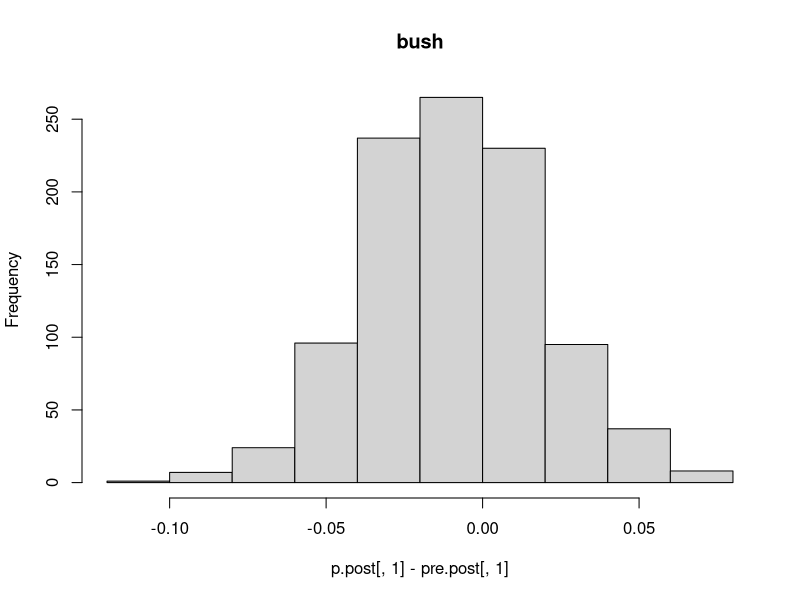
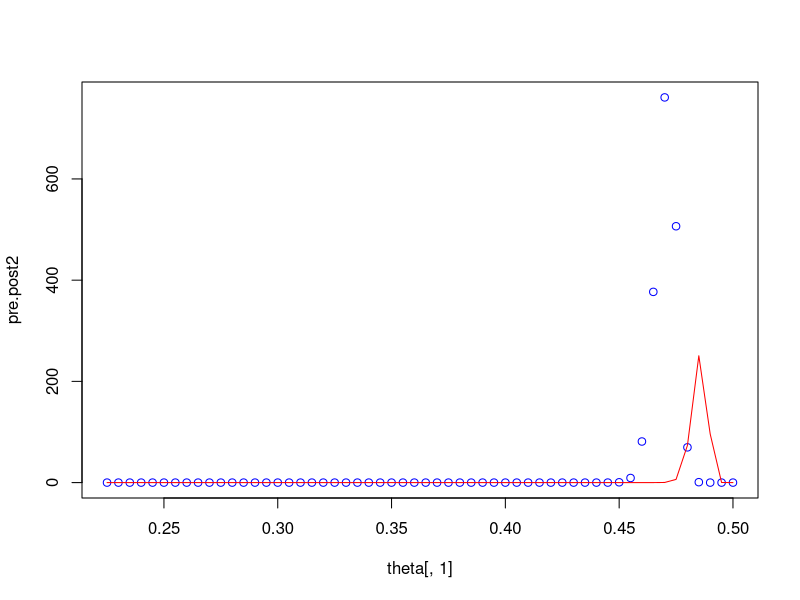
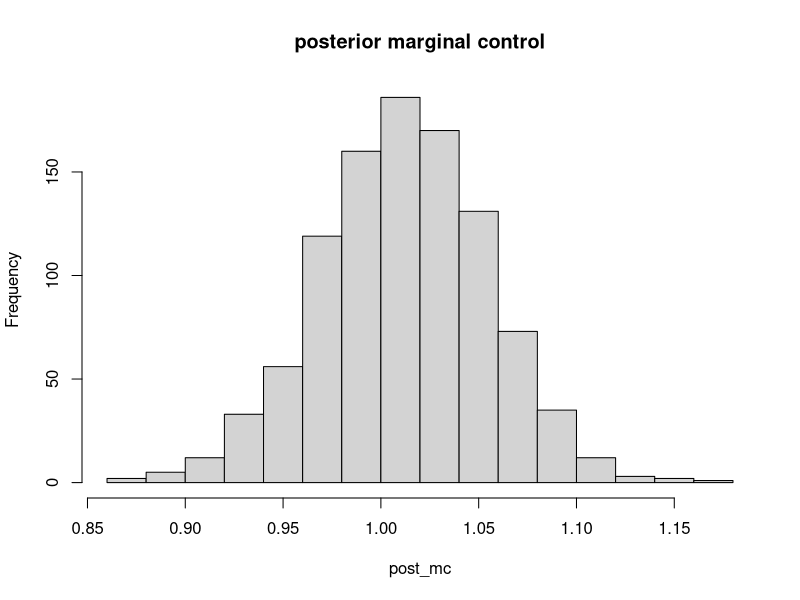
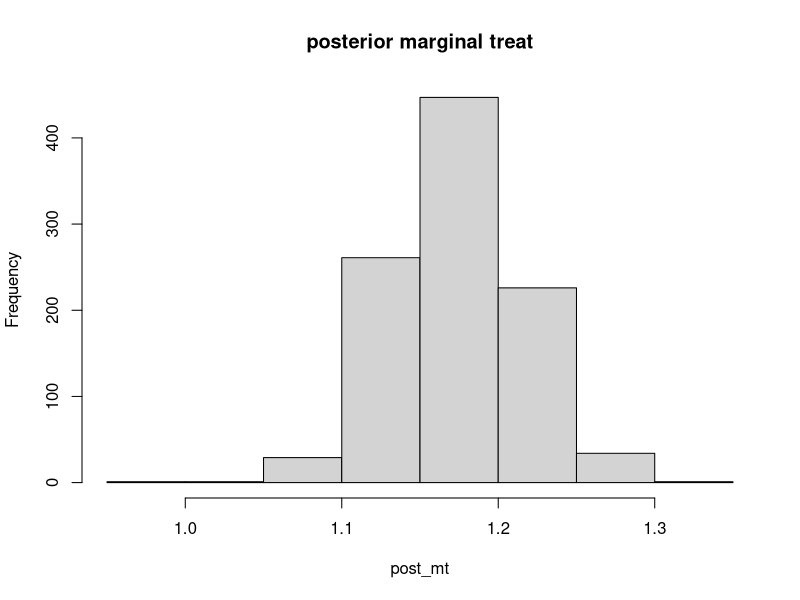
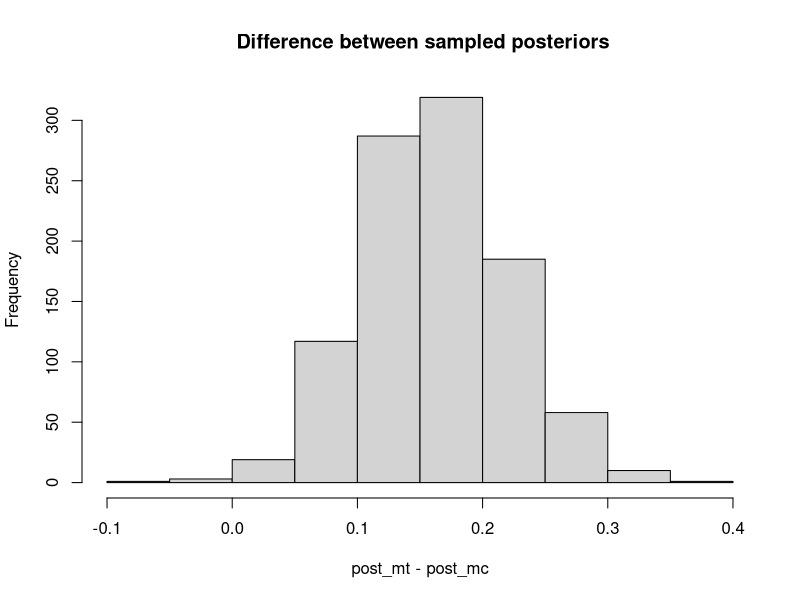
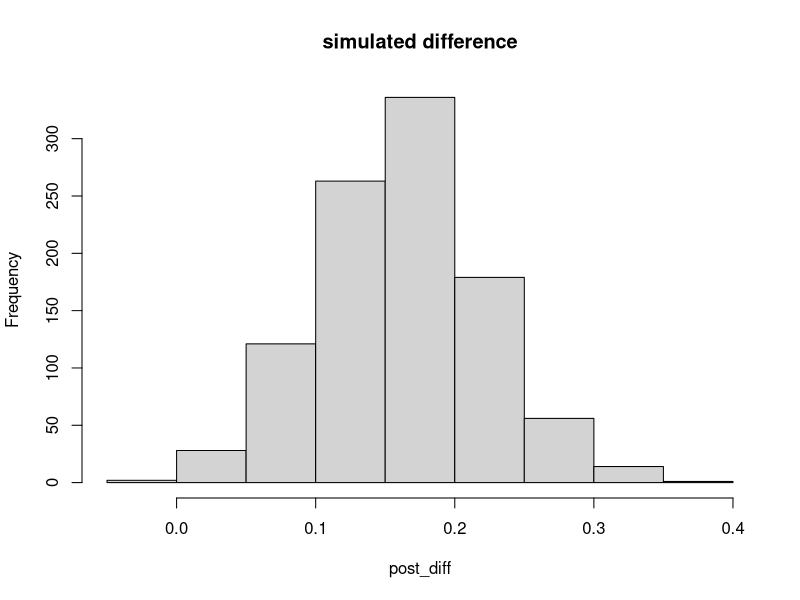

R code for these plots, in order: (Note: this script raises an error after producing the figures.)
## ---- chunk 1
debate<-data.frame(survey=c("pre","post"), bush=c(294,288), dukakis=c(307,332),none=c(38,19),total=c(639,639))

# we have 3 outcomes bush,duk, none
## we examine the proportion.

# need to set a theta parameter with sum theta =1
 theta1<-seq(0.45,1,by=0.01)/2
 theta2<-seq(0.45,1,by=0.01)/2
 theta3<-1-(theta1+theta2)
 all(theta1+theta2+theta3 ==1) ## sums to  1 for each j
 theta<-data.frame(theta1,theta2,theta3)
 ## need the pre posterior
 ## the prior alpha1, alpha2 =0 for improper prior
 library(gtools)
  pre.post<-rdirichlet(1000, c(as.numeric(debate[1,2:4])))
   p.post<-rdirichlet(1000, c(as.numeric(debate[2,2:4])))
  ## differences between bush post .vs pre
   hist(p.post[,1]-pre.post[,1],main='bush')
   table((p.post[,1]-pre.post[,1])>0) ## 0.355% supported bush post debate.
   
 pre.post2<-apply(theta,1, function(x) ddirichlet(x,as.numeric(debate[1,2:4])))
 post.post2<-apply(theta,1, function(x) ddirichlet(x,as.numeric(debate[2,2:4])))
 
  plot(theta[,1],pre.post2,col='blue',lty=2)
  lines(theta[,1],post.post2,col='red')
## ---- chunk 2
 nc =32
 nt= 36
 mc = 1.013
 sdc = 0.24
 mt = 1.173
 sdt = 0.24
 
 ### unknow true mean/variances  we only have sample data.
 ## we have two unknowns and need to find the joint posterior distribution.
 
 # the marginal posterior of mc follows a t-dist.
  mc_range<-c(mc-sdc/sqrt(nc)*qt(0.975,df=nc-1),mc+sdc/sqrt(nc)*qt(0.975,df=nc-1))
   mt_range<-c(mt-sdt/sqrt(nt)*qt(0.975,df=nt-1),mt+sdt/sqrt(nt)*qt(0.975,df=nt-1))

## to sample from the posterior we use 3.5 and 3.3 equations
   posterior_sample<-function( mc=1, sdc=1, nc=10){
   invx2<-((nc-1)*sdc^2)/rchisq(1,nc-1)
    post.mu<-rnorm(1,mean=mc,sd=sqrt(invx2/nc))
    return(post.mu)
   }
   post_mc<-sapply(1:1000,function(x) posterior_sample(mc=mc,sdc=sdc,nc=nc))
    hist(post_mc,main='posterior marginal control')
    post_mt<-sapply(1:1000,function(x) posterior_sample(mc=mt,sdc=sdt,nc=nt))
     hist(post_mt,main='posterior marginal treat')

    message("95% posterior margin control:", round(mc_range[1],2)," ",round(mc_range[2],2)) 
        message("95% posterior margin control:", round(mt_range[1],2)," ",round(mt_range[2],2)) 

        quantile(post_mc,c(0.025,0.975))
        quantile(post_mt,c(0.025,0.975))
## ---- chunk 3
 hist(post_mt-post_mc, main = ' Difference between sampled posteriors')
         quantile(post_mt-post_mc,c(0.025,0.975))
         

  ## diff
         post_diff<-sapply(1:1000,function(x) posterior_sample(mc=mt-mc,sdc=sdt+sdc,nc=nt+nc))
    hist(post_diff, main='simulated difference')
             quantile(post_diff,c(0.025,0.975))
        
  ## theoretical (two independent t distributions)
  md = mt-mc
  sdd = sdt+sdc
  nd = nt+nc
  d_range<-c(md-sdd/sqrt(nd)*qt(0.975,df=nd-1),md+sdd/sqrt(nd)*qt(0.975,df=nd-1))
  print(d_range)

## ---- chunk 4
p0= seq(0.01,0.99,by=0.01)
p1= seq(0.01,0.99,by=0.01)

post.bin<-function(p0,p1){
  pos<- p0^(38.5)*(1-p0)^(634.5)*p1^(21.5)*(1-p1)^(657.5)
  return(pos)
}
 posts<-NULL
 
p0p1<- expand.grid(p0, p1)

for(i in 1:nrow(p0p1)){
  posts[i]<-post.bin(p0p1[i,"Var1"],p0p1[i,"Var2"]) 
}

 ggplot(p0p1)+
 geom_contour(mapping = aes(x = Var1, y = Var2, z = posts), bins = 20)
## ---- chunk 5
b1<-sapply(p0,function(x) pbeta(x,38.5,634.5))
 post.control<-rbeta(1000, 38.5,634.5)
  post.treat<-rbeta(1000, 21.5,657.5)

  or<-(post.treat/(1-post.treat))/(post.control/(1-post.control))
  hist(or,main='treatment odds empriical posterior')
  summary(or)
  message("the empricial OR: ", round((22*635)/(39*658),2))
## ---- chunk 6
b1<-sapply(p0,function(x) pbeta(x,39.5,635.5))
 post.control<-rbeta(1000, 39.5,635.5)
  post.treat<-rbeta(1000, 22.5,658.5)

  or<-(post.treat/(1-post.treat))/(post.control/(1-post.control))
  hist(or,main='treatment odds empriical posterior')
  summary(or)
## ---- chunk 7
 nc= 674
 dc= 39
 nt = 680
 dt = 22

 
 
 ## we have two categories Control ~Bin(p0) and Treat~Bin(p1) we use multinomial
 ## non-informative prior Diri(a1=1, a2=1)
 library(gtools)
  ## p( p0, p1) = Diri( 1,1) noninfom prior
  # p( p0,p1 | y) = Diri(  39+1, 22+1) ##  posterior
 
 treat.post<-rdirichlet(1000, c(39+1,22+1, 674+1,680+1))
 par(mfrow=c(1,2))
  hist(treat.post[,1],main="post control")
  hist(treat.post[,2],main='post treat')
## ---- chunk 8
 ## data table
 dd<-data.frame(none=c(674-39,680-22),outcome=c(39,22),row.names=c('unexp','exp'))
 library(epitools)
 oddsratio(as.matrix(dd))$measure
  ## b
  or<-(treat.post[,2]/(1-treat.post[,2]))/(treat.post[,1]/(1-treat.post[,1]))
summary(or)
  hist(or,main='treatment odds')
## ---- chunk 9
 treat.post<-rdirichlet(1000, c(39,22,674,680))
 
  
  ## b
  or<-(treat.post[,2]/(1-treat.post[,2]))/(treat.post[,1]/(1-treat.post[,1]))
  hist(or,main='treatment odds ')
  summary(or)

  ## empirical
  # control = (39/674)*1354 = 78.34718
  # treat = (22/658)*1354 = 45.27052
  treat.post<-rdirichlet(1000, c(39+79,22+46,674+677,680+677))
 
  
  ## b
  or<-(treat.post[,2]/(1-treat.post[,2]))/(treat.post[,1]/(1-treat.post[,1]))
  hist(or,main='treatment odds empriical posterior')
  summary(or)
## ---- chunk 10
 obs=c(10,10,12,11,9)
 ### under the exact model, we can not use a binomial because we do not have a proportion (p0) that we can estimate. we do not have a r.v. for 'successes'.
 # we can use the Poisson distribution 
 ## not sure how to use jeffreys prior
  a=0.1
  b=0.01
  pois.post<-rgamma(1000,a+5*mean(obs),b+5)
  hist(pois.post,main='count posterior')
  # post summary  mean : 8.8,  var= 1.47
  summary(pois.post)
  mean(pois.post)
  var(pois.post)
  plot(density(pois.post),ylim=c(0,0.4),main='pois posterior')
  lines(density(obs),col='red')
## ---- chunk 11
 ## normal with 2 unknowns.
 ## joint poisterior
 ## need the  sigma2 | y ~ inv-x2(n-1,s2)
  nu = length(obs)-1
  s2 = var(obs)
  chi2= rchisq(1000, nu)
   ## inv-chi2  v*s^2/X  (Appendix A)
  sigma2 = nu*s2/chi2
  ## posterior prob   =  p(m | sigma2, y)p(sigma2|y)
   ## for each variance term  draw   N( ybar,  sd= sqrt(sigma2/n))
  y<-sapply(sigma2,function(x) rnorm(1, mean=mean(obs), sd=sqrt(x)/sqrt(5)))
  hist(y,main='posterior normal')

  plot(density(y),main='posterior normal density')
  lines(density(obs),col='red')
## ---- chunk 12
 mean( y - pois.post) # 0.002926538
 var( y - pois.post) # 2.7
 hist(y-pois.post)
 plot(y,pois.post,main="normal vs. pois likelihoods")
## ---- chunk 13
 
 generateObs<-function(obs){
   z<-NULL
    for(i in 1:5){
 zi= sample(y,1)
  while( round(zi)!=obs[i]){
    zi=sample(y,1)
  }
  z<-c(z,zi)
    }
   stopifnot(all(round(z)==obs))
   return(z)
 }
 
 ERR<-NULL

 for(j in 1:1000){
   ## generate z samples such that round(z) == obs
  z<-generateObs(obs)
  err<- (z[1]-z[2])^2
 ERR<-c(ERR,err)
 }
 message("mean error:",mean(ERR))
 hist(ERR)
## ---- chunk 14
 x<-c(53,57,66,67,72)
 totalN=seq(max(x),1000)
 
 marginal.post<-function(N,x){
   n=length(x)
   S=sum(x)
   # choose on the log scale
   a<-sum( lchoose(N,x))
    b = (-1)*log(N)
  # b=0
   c = lbeta( S+1, n*N- S +1)
   
   #rez<-(a*b)/c
   rez<-a+b+c
   return(exp(rez))
 } ## problems here
 
 ## can we condition we can derive the analytic form of the joint posterior.
 ## 
  marg.n<-sapply(totalN,function(y) marginal.post(y,x))
 ## we use a grid approach to theta
totalN[which.max(exp(marg.n))]
  ##
norm.n<-marg.n/sum(marg.n)
plot(totalN,norm.n)
abline(v=totalN[which.max(exp(marg.n))])

## ---- chunk 15
 theta=seq(0.01,0.99,by=0.01)

 posterior.joint<-dbeta(theta, sum(x)+1, 5*122-sum(x)+1)/122
 norm.post<-posterior.joint/sum(posterior.joint)
  plot(theta,norm.post, main='joint posterior N=122')
  
  theta[which.max(norm.post)]
## ---- chunk 16
1-sum(norm.n[totalN<=100])
## ---- chunk 17
rez.lane.bike<-c(16,9,10,13,19,20,18,17,35,55)
rez.lane.other<-c(58,90,48,57,103,57,86,112,273,64)
NY<-(rez.lane.bike+rez.lane.other)
rez.lane.p<-rez.lane.bike/(rez.lane.bike+rez.lane.other)

rez.nolane.bike<-c(12,1,2,4,9,7,9,8)
rez.nolane.other<-c(113,18,14,44,208,67,29,154)
NZ<-(rez.nolane.bike+rez.nolane.other)

rez.nolane.p<-rez.nolane.bike/(rez.nolane.bike+rez.nolane.other)

## ---- chunk 18
bike.post<-rbeta(1000, (1/2 + sum(rez.lane.bike)), (1/2+sum(rez.lane.other)))
bike.post2<-rbeta(1000, (1/2 + sum(rez.nolane.bike)), (1/2+sum(rez.nolane.other)))



p0= seq(0.01,0.99,by=0.01)
p1= seq(0.01,0.99,by=0.01)


post.bike<-function(p0,p1,y,z,ny,nz){
  pos<- p0^(sum(y))*(1-p0)^(sum(ny)-sum(y))*p1^(sum(z))*(1-p1)^(sum(nz)-sum(z))*dbeta(p0,1/2,1/2)*dbeta(p1,1/2,1/2)
  return(pos)
}
 posts<-NULL
 
p0p1<- expand.grid(p0, p1)

for(i in 1:nrow(p0p1)){
  posts[i]<-post.bike(p0p1[i,"Var1"],p0p1[i,"Var2"], rez.lane.bike,rez.nolane.bike, NY,NZ) 
}

 ggplot(p0p1)+
 geom_contour(mapping = aes(x = Var1, y = Var2, z = posts), bins = 20)
## ---- chunk 19
 hist(bike.post-bike.post2)
 abline(v=mean(bike.post)-mean(bike.post2))
 
 
 
